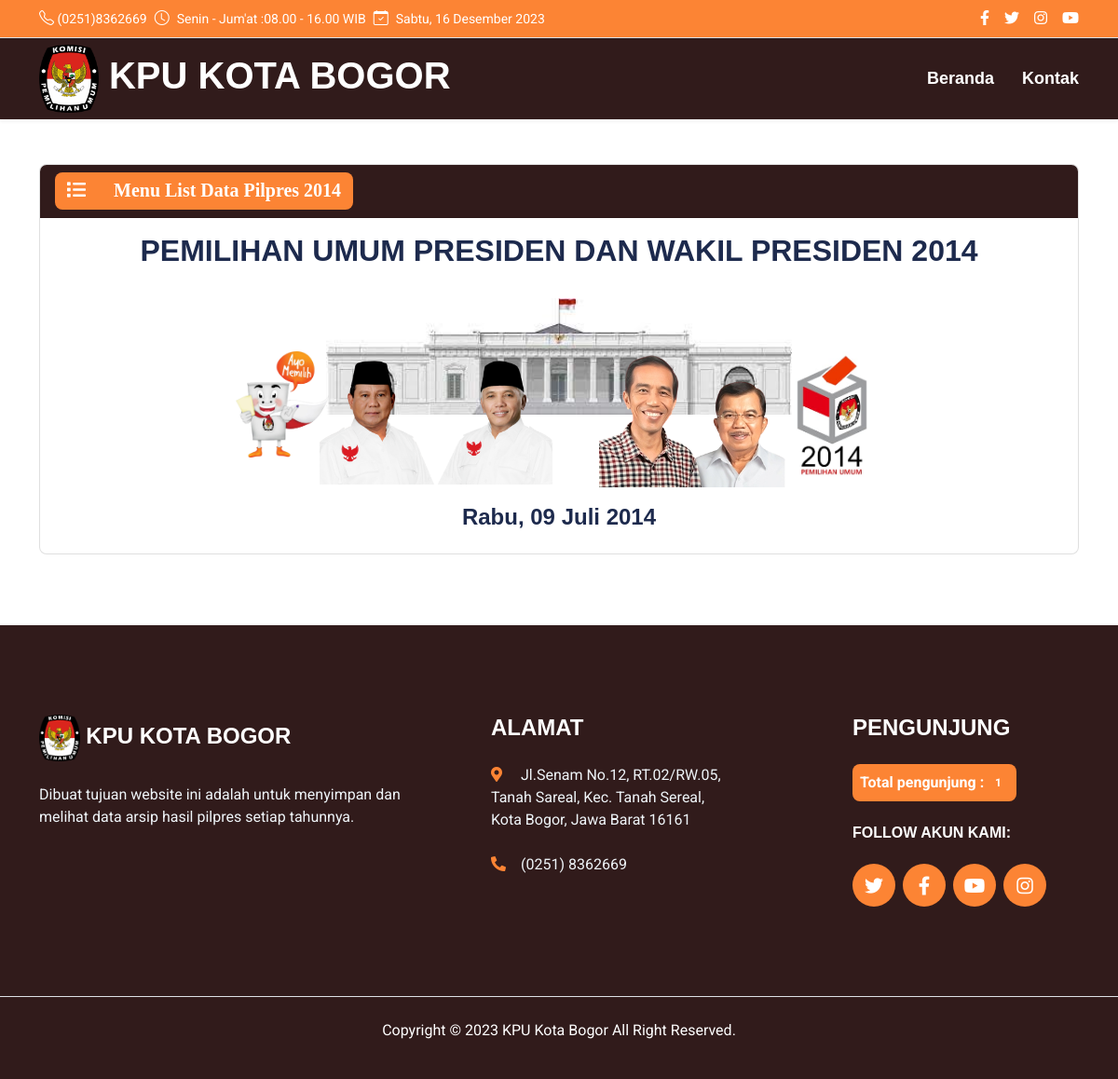
Screenshot of /beranda/logo_maskot/2014 with the database file from the repository.
### tables this page shows
CREATE TABLE `logomaskot` (
  `id_logomaskot` tinyint(2) NOT NULL,
  `tahun` year(4) NOT NULL,
  `jadwal` varchar(25) NOT NULL,
  `desain_suratsuara` varchar(255) NOT NULL,
  `foto_paslon_satu` varchar(255) NOT NULL,
  `foto_paslon_dua` varchar(255) NOT NULL,
  `gambar_logo` varchar(255) NOT NULL,
  `gambar_maskot` varchar(255) NOT NULL,
  `user_id` int(11) NOT NULL,
  `created` timestamp NOT NULL DEFAULT current_timestamp(),
  `modified` timestamp NOT NULL DEFAULT current_timestamp() ON UPDATE current_timestamp()
);

### application/views/arsip/layout/v_content.php (called while the page is built)
<?php
if ($isi) {
  $this->load->view($isi);
}

### application/views/arsip/layout/v_wrapperhome.php (called while the page is built)
<?php
require_once('v_headhome.php');
require_once('v_header.php');
require_once('v_nav.php');
require_once('v_content.php');
require_once('v_footer.php');

### application/controllers/Beranda.php (called while the page is built, shortened)
<?php
class Beranda extends CI_Controller {
    function logo_maskot($id){
		$data=array(
      'title' => 'KPU KOTA BOGOR',
      'logomaskot' => $this->m_logomaskot->lists(),
      'logomaskot_user' => $this->m_logomaskot->logomaskot_user(),
      'detail' => $this->m_logomaskot->pilpres($id),
      'isi' => 'arsip/v_logomaskot'
        );
		 $this->load->view('arsip/layout/v_wrapperhome', $data , FALSE);
  }
}

### index.php (called while the page is built, shortened)
<?php
require_once BASEPATH.'core/CodeIgniter.php';

### application/models/M_logomaskot.php (called while the page is built, shortened)
<?php
class M_logomaskot extends CI_Model {
public function lists(){
  $this->db->select('*');
  $this->db->from('logomaskot');
  $this->db->order_by('id_logomaskot', 'asc');
  return $this->db->get()->result();
}
		function logomaskot_user()
  {
    $this->db->where('logomaskot.user_id', $this->session->userdata('id_user'));
    return $this->db->get('logomaskot')->result();
  }
   function pilpres($id){
	 $query = $this->db->get_where('logomaskot', array('tahun' => $id))->row();
    return $query;
	}
}

### application/views/arsip/v_logomaskot.php (the view, shortened to what this page needs)
<div class="container-fluid py-5">
  <div class="container">
    <div class="row">
      <div class="col-12">
        <div class="card">
          <h5 class="card-header" style="background-color: #311b1b  !important;color:white">
            <button class="navbar-toggler btn btn-sm" style="background-color: #fc8434 !important;" type="button"
              data-bs-toggle="offcanvas" data-bs-target="#offcanvasDarkNavbar" aria-controls="offcanvasDarkNavbar"
              style="font-family:'Segoe UI', Tahoma, Geneva, Verdana, sans-serif;">
              <i class="fas fa-list" style="color:#fff"><span class="navbar-toggler-icon"></span>Menu List Data Pilpres
                <?= $detail->tahun?>
              </i>
            </button>
          </h5>
          <div class="card-body text-center">
            <h2 style="font-family:'Franklin Gothic Medium', 'Arial Narrow', Arial, sans-serif">
              PEMILIHAN UMUM PRESIDEN DAN WAKIL PRESIDEN <?= $detail->tahun?></h2>
            <br>
            <img src="<?php echo base_url()?>/assets/upload/istanapresiden.jfif" alt="" width="500">
            <div class="presiden">
              <img width="250px" src="<?php echo base_url().'assets/upload/logomaskot/'.$detail->foto_paslon_satu ?>"
                style="left: 300px;top:190px;position:absolute" alt="">
              <img width="200px" src="<?php echo base_url().'assets/upload/logomaskot/'.$detail->foto_paslon_dua ?>"
                style="left: 600px;top:200px;position:absolute" alt="">
              <br><br><br><br>
              <h4 style="font-family:'Franklin Gothic Medium', 'Arial Narrow', Arial, sans-serif">
                <?= $detail->jadwal?></h4>
            </div>
            <div class="gambar-maskot"> <img width="100px"
                src="<?php echo base_url().'assets/upload/logomaskot/'.$detail->gambar_maskot ?>" alt=""
                style="left: 210px;top:200px;position:absolute"></div>
            <div class="gambar-logo"> <img width="80px"
                src="<?php echo base_url().'assets/upload/logomaskot/'.$detail->gambar_logo ?>" alt=""
                style="left:810px;top: 200px;position:absolute"></div>
          </div>
        </div>
      </div>
    </div>
    <br>
  </div>
</div>

### assets/frontend/css/style.css (style rules this page uses)
:root { --primary: #13C5DD; --secondary: #354F8E; --light: #EFF5F9; --dark: #1D2A4D; }
.btn { font-weight: 700; transition: .5s; }

### application/views/arsip/layout/v_headhome.php (style rules this page uses)
html, body { height: 100%; margin: 0; }

### rows the page displays
logomaskot: tahun "2014", foto_paslon_satu (picture), foto_paslon_dua (picture), jadwal "Rabu, 09 Juli 2014", gambar_maskot (picture), gambar_logo (picture)

### other values shown
$cek "1"
